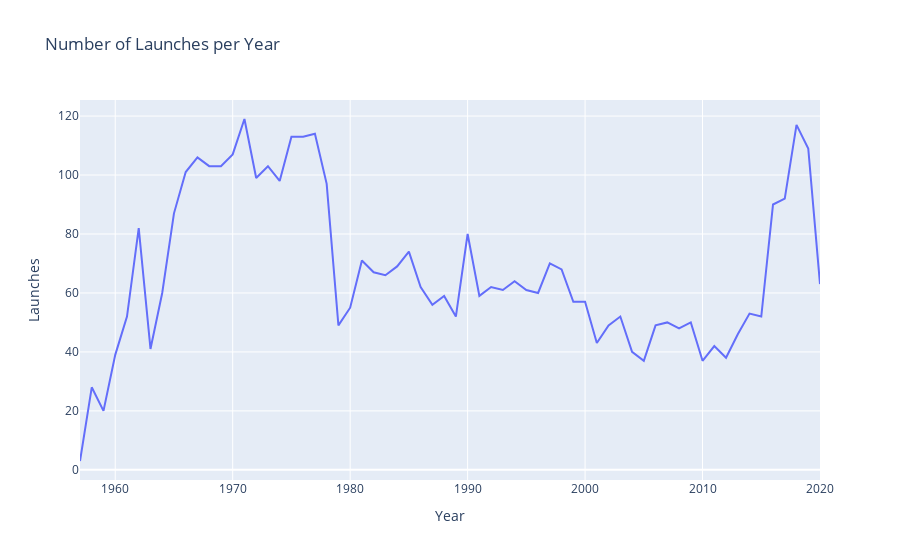

Here is the notebook cell this chart was saved with:
### Code cell
df_per_year = df_data['Date'].dt.year.value_counts().sort_index()
fig = px.line(df_per_year, 
        x=df_per_year.index.array,
        y='Date',
        title='Number of Launches per Year',
        labels= {
            'Date': 'Launches',
            'x': 'Year'
        })
fig.show()

### Figure 1 — Plotly figure (JSON) as saved in the notebook; plotly's stock layout.template omitted (floating-point values rounded to 4 significant figures)
{"data": [{"hovertemplate": "Year=%{x}<br>Launches=%{y}<extra></extra>", "legendgroup": "", "line": {"color": "#636efa", "dash": "solid"}, "marker": {"symbol": "circle"}, "mode": "lines", "name": "", "orientation": "v", "showlegend": false, "type": "scatter", "x": [1957, 1958, 1959, 1960, 1961, 1962, 1963, 1964, 1965, 1966, 1967, 1968, 1969, 1970, 1971, 1972, 1973, 1974, 1975, 1976, 1977, 1978, 1979, 1980, 1981, 1982, 1983, 1984, 1985, 1986, 1987, 1988, 1989, 1990, 1991, 1992, 1993, 1994, 1995, 1996, 1997, 1998, 1999, 2000, 2001, 2002, 2003, 2004, 2005, 2006, 2007, 2008, 2009, 2010, 2011, 2012, 2013, 2014, 2015, 2016, 2017, 2018, 2019, 2020], "xaxis": "x", "y": [3, 28, 20, 39, 52, 82, 41, 60, 87, 101, 106, 103, 103, 107, 119, 99, 103, 98, 113, 113, 114, 97, 49, 55, 71, 67, 66, 69, 74, 62, 56, 59, 52, 80, 59, 62, 61, 64, 61, 60, 70, 68, 57, 57, 43, 49, 52, 40, 37, 49, 50, 48, 50, 37, 42, 38, 46, 53, 52, 90, 92, 117, 109, 63], "yaxis": "y"}], "layout": {"legend": {"tracegroupgap": 0}, "title": {"text": "Number of Launches per Year"}, "xaxis": {"anchor": "y", "domain": [0, 1], "title": {"text": "Year"}}, "yaxis": {"anchor": "x", "domain": [0, 1], "title": {"text": "Launches"}}}}
